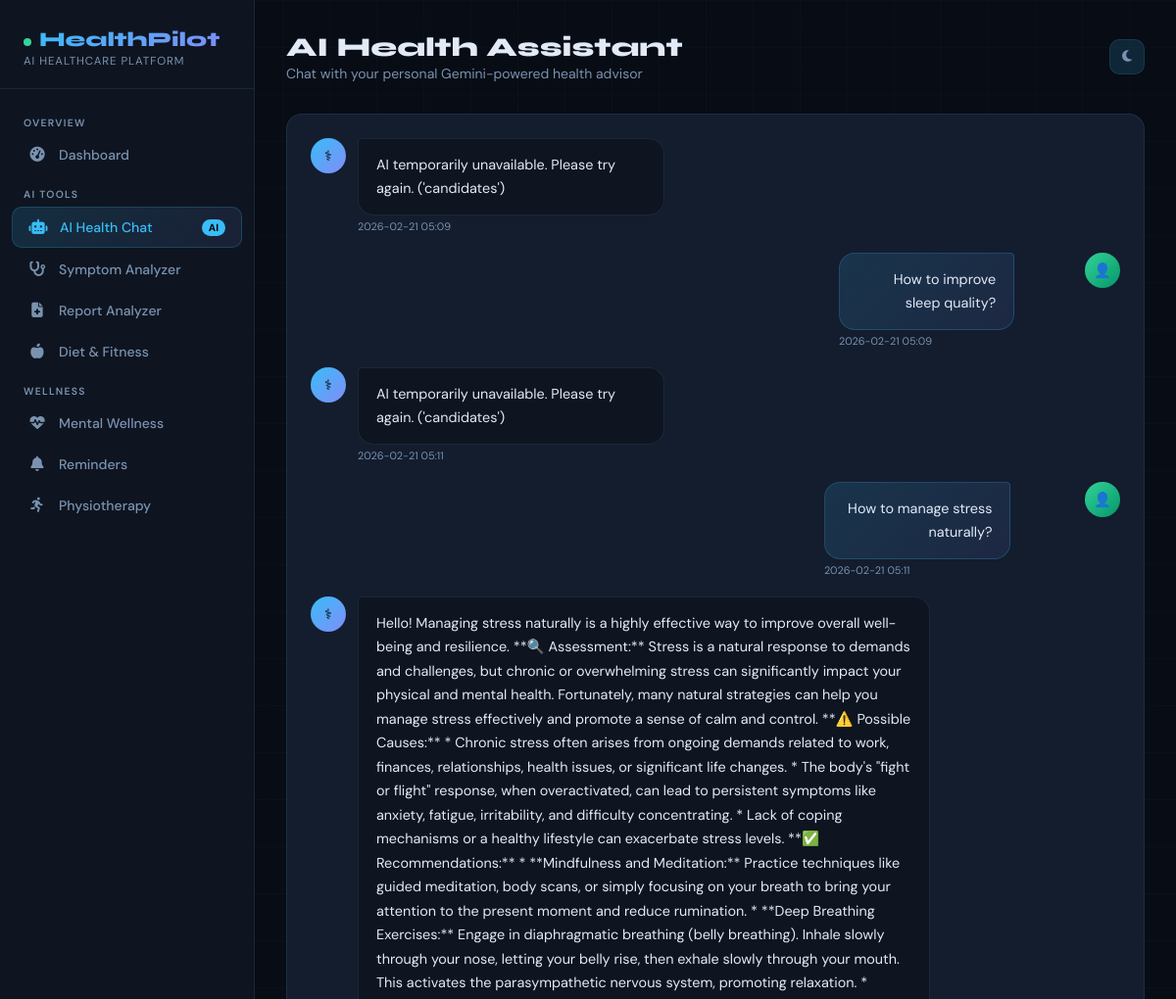
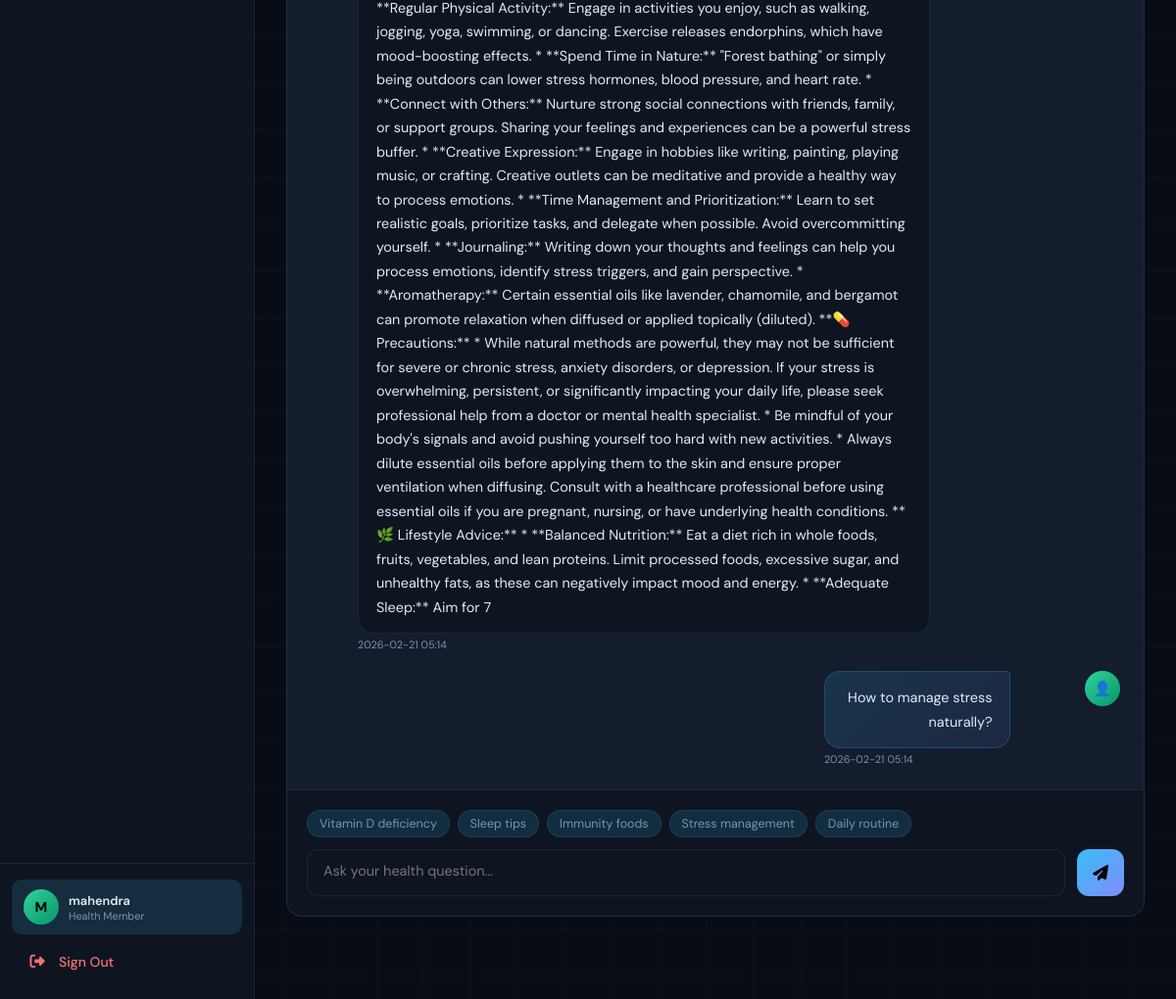
Page /chat (signed in) on the committed database (2 pictures, top to bottom).
### tables this page shows
CREATE TABLE chat_history (
            id INTEGER PRIMARY KEY AUTOINCREMENT,
            user_id INTEGER,
            role TEXT,
            content TEXT,
            timestamp TEXT DEFAULT CURRENT_TIMESTAMP
        );

### app.py (the view)
@app.route("/chat")
@login_required
def chat():
    uid = session["user_id"]
    conn = get_db()
    history = conn.execute("SELECT * FROM chat_history WHERE user_id=? ORDER BY timestamp DESC LIMIT 30", (uid,)).fetchall()
    conn.close()
    return render_template("chat.html", history=[dict(h) for h in reversed(history)])

### app.py (called while the page is built)
def get_db():
    conn = sqlite3.connect(DB_PATH)
    conn.row_factory = sqlite3.Row
    return conn

def login_required(f):
    from functools import wraps
    @wraps(f)
    def decorated(*args, **kwargs):
        if "user_id" not in session:
            return redirect(url_for("login"))
        return f(*args, **kwargs)
    return decorated

### templates/chat.html (shortened to what this page needs)
{% extends "base.html" %}
{% block page_title %}AI Health Assistant{% endblock %}
{% block page_subtitle %}Chat with your personal Gemini-powered health advisor{% endblock %}
{% block content %}
<div class="chat-wrap">
  <div class="chat-messages" id="chatMessages">
    {% for msg in history %}
    <div class="msg {{ msg.role }}">
      <div class="msg-avatar {% if msg.role == 'ai' %}ai-avatar{% else %}user-avatar{% endif %}">
        {% if msg.role == 'ai' %}⚕{% else %}👤{% endif %}
      </div>
      <div>
        <div class="msg-bubble" id="msg-{{ loop.index }}">{{ msg.content }}</div>
        <div class="msg-time">{{ msg.timestamp[:16] }}</div>
      </div>
    </div>
    {% endfor %}
  </div>
  <div class="chat-input-area">
    <div class="quick-prompts">
      <div class="quick-prompt" onclick="usePrompt('What are symptoms of vitamin D deficiency?')">Vitamin D deficiency</div>
      <div class="quick-prompt" onclick="usePrompt('How to improve sleep quality?')">Sleep tips</div>
      <div class="quick-prompt" onclick="usePrompt('What foods boost immunity?')">Immunity foods</div>
      <div class="quick-prompt" onclick="usePrompt('How to manage stress naturally?')">Stress management</div>
      <div class="quick-prompt" onclick="usePrompt('What is a healthy daily routine?')">Daily routine</div>
    </div>
    <div class="chat-input-row">
      <textarea id="msgInput" placeholder="Ask your health question..." rows="1"
        onkeydown="if(event.key==='Enter'&&!event.shiftKey){event.preventDefault();sendMsg()}"
        oninput="this.style.height='auto';this.style.height=this.scrollHeight+'px'"></textarea>
      <button class="send-btn" id="sendBtn" onclick="sendMsg()">
        <i class="fa-solid fa-paper-plane"></i>
      </button>
    </div>
  </div>
</div>
{% endblock %}

### templates/base.html (shortened to what this page needs)
<!DOCTYPE html>
<html lang="en" data-theme="dark">
<head>
<link rel="stylesheet" href="https://cdnjs.cloudflare.com/ajax/libs/font-awesome/6.5.0/css/all.min.css"/>
</head>
<body>
{% if session.user_id %}
<div class="app-layout">
  <nav class="sidebar" id="sidebar">
    <div class="sidebar-logo">
      <h1><span class="pulse"></span>HealthPilot</h1>
      <span>AI HEALTHCARE PLATFORM</span>
    </div>
    <div class="sidebar-nav">
      <div class="nav-section">Overview</div>
      <a href="/dashboard" class="nav-item {% if request.path == '/dashboard' %}active{% endif %}">
        <i class="fa-solid fa-gauge-high"></i> Dashboard
      </a>
      <div class="nav-section">AI Tools</div>
      <a href="/chat" class="nav-item {% if request.path == '/chat' %}active{% endif %}">
        <i class="fa-solid fa-robot"></i> AI Health Chat
        <span class="nav-badge">AI</span>
      </a>
      <a href="/symptoms" class="nav-item {% if request.path == '/symptoms' %}active{% endif %}">
        <i class="fa-solid fa-stethoscope"></i> Symptom Analyzer
      </a>
      <a href="/report" class="nav-item {% if request.path == '/report' %}active{% endif %}">
        <i class="fa-solid fa-file-medical"></i> Report Analyzer
      </a>
      <a href="/diet" class="nav-item {% if request.path == '/diet' %}active{% endif %}">
        <i class="fa-solid fa-apple-whole"></i> Diet & Fitness
      </a>
      <div class="nav-section">Wellness</div>
      <a href="/wellness" class="nav-item {% if request.path == '/wellness' %}active{% endif %}">
        <i class="fa-solid fa-heart-pulse"></i> Mental Wellness
      </a>
      <a href="/reminders" class="nav-item {% if request.path == '/reminders' %}active{% endif %}">
        <i class="fa-solid fa-bell"></i> Reminders
      </a>
      <a href="/physio" class="nav-item {% if request.path == '/physio' %}active{% endif %}">
        <i class="fa-solid fa-person-running"></i> Physiotherapy
      </a>
    </div>
    <div class="sidebar-footer">
      <div class="user-card">
        <div class="user-avatar">{{ session.user_name[0]|upper }}</div>
        <div class="user-info">
          <div class="name">{{ session.user_name }}</div>
          <div class="role">Health Member</div>
        </div>
      </div>
      <a href="/logout" class="nav-item" style="color:var(--danger)">
        <i class="fa-solid fa-right-from-bracket"></i> Sign Out
      </a>
    </div>
  </nav>
  <main class="main-content">
    <div class="topbar">
      <div>
        <div class="flex items-center gap-3">
          <div>
            <div class="page-title">{% block page_title %}{% endblock %}</div>
            <div class="page-subtitle">{% block page_subtitle %}{% endblock %}</div>
          </div>
        </div>
      </div>
      <div class="topbar-actions">
        <button class="theme-toggle" onclick="toggleTheme()" title="Toggle theme">
          <i class="fa-solid fa-moon" id="theme-icon"></i>
        </button>
      </div>
    </div>
    {% block content %}{% endblock %}
  </main>
</div>
{% else %}
{% block public_content %}{% endblock %}
{% endif %}
</body>
</html>

### templates/base.html (style rules this page uses)
:root { --bg: #080c14; --surface: #0e1520; --card: #131d2e; --border: rgba(99,179,237,0.12); --accent: #38bdf8; --accent2: #818cf8; --accent3: #34d399; --accent4: #fb923c; --text: #e2eaf7; --muted: #7a92b0; --danger: #f87171; --glow: rgba(56,189,248,0.15); --sidebar-w: 260px; --radius: 16px; }
*, *::before, *::after { box-sizing: border-box; margin: 0; padding: 0; }
body { font-family: 'DM Sans', sans-serif; background: var(--bg); color: var(--text); min-height: 100vh; overflow-x: hidden; transition: background 0.3s, color 0.3s; }
body::before { content: ''; position: fixed; inset: 0; background-image: linear-gradient(rgba(56,189,248,0.03) 1px, transparent 1px), linear-gradient(90deg, rgba(56,189,248,0.03) 1px, transparent 1px); background-size: 48px 48px; pointer-events: none; z-index: 0; }
.app-layout { display: flex; min-height: 100vh; position: relative; z-index: 1; }
.sidebar { width: var(--sidebar-w); background: var(--surface); border-right: 1px solid var(--border); display: flex; flex-direction: column; padding: 0; position: fixed; top: 0; left: 0; bottom: 0; z-index: 100; overflow-y: auto; transition: transform 0.3s; }
.sidebar-logo { padding: 28px 24px 20px; border-bottom: 1px solid var(--border); }
.sidebar-logo h1 { font-family: 'Syne', sans-serif; font-size: 1.3rem; font-weight: 800; background: linear-gradient(135deg, var(--accent), var(--accent2)); -webkit-background-clip: text; -webkit-text-fill-color: transparent; background-clip: text; }
.sidebar-logo span { font-size: 0.72rem; color: var(--muted); letter-spacing: 0.08em; display: block; margin-top: 2px; }
.sidebar-logo .pulse { display: inline-block; width: 8px; height: 8px; background: var(--accent3); border-radius: 50%; margin-right: 8px; animation: pulse 2s infinite; }
.sidebar-nav { padding: 16px 12px; flex: 1; }
.nav-section { font-size: 0.65rem; text-transform: uppercase; letter-spacing: 0.12em; color: var(--muted); padding: 12px 12px 6px; font-weight: 600; }
.nav-item { display: flex; align-items: center; gap: 12px; padding: 11px 16px; border-radius: 10px; color: var(--muted); text-decoration: none; font-size: 0.875rem; font-weight: 500; margin-bottom: 2px; transition: all 0.2s; position: relative; }
.nav-item:hover, .nav-item.active { background: var(--glow); color: var(--text); }
.nav-item.active { background: linear-gradient(135deg, rgba(56,189,248,0.15), rgba(129,140,248,0.1)); color: var(--accent); border: 1px solid rgba(56,189,248,0.2); }
.nav-item i { width: 20px; text-align: center; font-size: 0.95rem; }
.nav-badge { margin-left: auto; background: var(--accent); color: #000; font-size: 0.65rem; padding: 2px 7px; border-radius: 20px; font-weight: 700; }
.sidebar-footer { padding: 16px 12px; border-top: 1px solid var(--border); }
.user-card { display: flex; align-items: center; gap: 10px; padding: 10px 12px; border-radius: 10px; background: var(--glow); margin-bottom: 8px; }
.user-avatar { width: 36px; height: 36px; border-radius: 50%; background: linear-gradient(135deg, var(--accent), var(--accent2)); display: flex; align-items: center; justify-content: center; font-weight: 700; font-size: 0.9rem; color: #000; }
.user-info { flex: 1; min-width: 0; }
.user-info .name { font-size: 0.8rem; font-weight: 600; white-space: nowrap; overflow: hidden; text-overflow: ellipsis; }
.user-info .role { font-size: 0.68rem; color: var(--muted); }
.main-content { margin-left: var(--sidebar-w); flex: 1; padding: 32px; min-height: 100vh; }
.topbar { display: flex; align-items: center; justify-content: space-between; margin-bottom: 32px; }
.page-title { font-family: 'Syne', sans-serif; font-size: 1.7rem; font-weight: 800; }
.page-subtitle { color: var(--muted); font-size: 0.875rem; margin-top: 2px; }
.topbar-actions { display: flex; align-items: center; gap: 12px; }
input, select, textarea { width: 100%; padding: 11px 16px; background: var(--surface); border: 1px solid var(--border); border-radius: 10px; color: var(--text); font-family: 'DM Sans', sans-serif; font-size: 0.875rem; transition: border-color 0.2s; outline: none; }
.theme-toggle { width: 36px; height: 36px; border-radius: 10px; background: var(--glow); border: 1px solid var(--border); cursor: pointer; display: flex; align-items: center; justify-content: center; color: var(--muted); transition: all 0.2s; }
.flex { display: flex; }
.items-center { align-items: center; }
.gap-3 { gap: 12px; }

### rows in the picture
chat_history: content "AI temporarily unavailable. Please try again. ('candidates')", timestamp "2026-02-21 05:09"
chat_history: content "How to improve sleep quality?", timestamp "2026-02-21 05:09"
chat_history: content "AI temporarily unavailable. Please try again. ('candidates')", timestamp "2026-02-21 05:11"
chat_history: content "How to manage stress naturally?", timestamp "2026-02-21 05:11"
chat_history: content "Hello! Managing stress naturally is a highly effective way to improve overall well-being and resilience. **🔍 Assessment:** Stress is a natural response to demands and challenges, but chronic or overwhelming stress can significantly impact your physical and mental health. Fortunately, many natural strategies can help you manage stress effectively and promote a sense of calm and control. **⚠️ Possible Causes:** * Chronic stress often arises from ongoing demands related to work, finances, relationships, health issues, or significant life changes. * The body's \"fight or flight\" response, when overactivated, can lead to persistent symptoms like anxiety, fatigue, irritability, and difficulty…", timestamp "2026-02-21 05:14"
chat_history: content "How to manage stress naturally?", timestamp "2026-02-21 05:14"

### other values in the picture
{{ session.user_name[0]|upper }} "M"
{{ session.user_name }} "mahendra"
